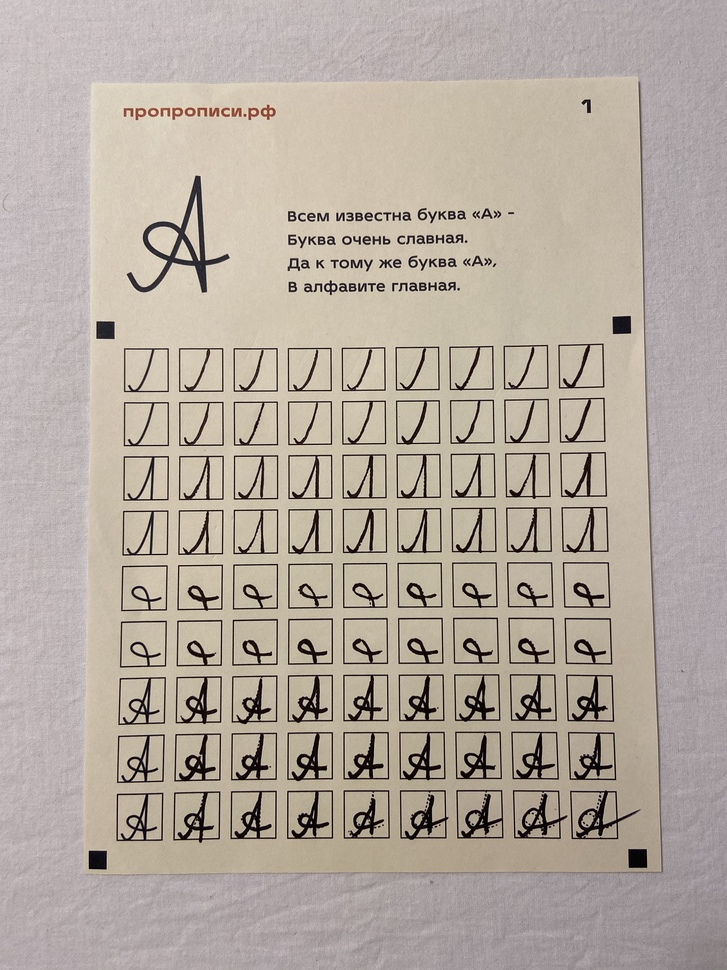
#> input picture core/test3.JPG, 727 x 970 px, shrunk from 3024 x 4032 before the run
$ python -i analysis.py   (imports and definitions only)
#> lines starting #> are read from the running program, lines starting #| are printed output that depends on the picture; after the words box and inside, x2 and y2 are one past the last pixel; in counts of white or black regions, pixels touching at a corner belong together
#> further down, picture is the input picture: shape (970, 727, 3); mean B, G, R 159.6, 169.8, 180.3
import cv2 as cv


# [12 lines left out: function process_images, not called in this run]


def process(img):
    warped = cv.cvtColor(img, cv.COLOR_BGR2GRAY)
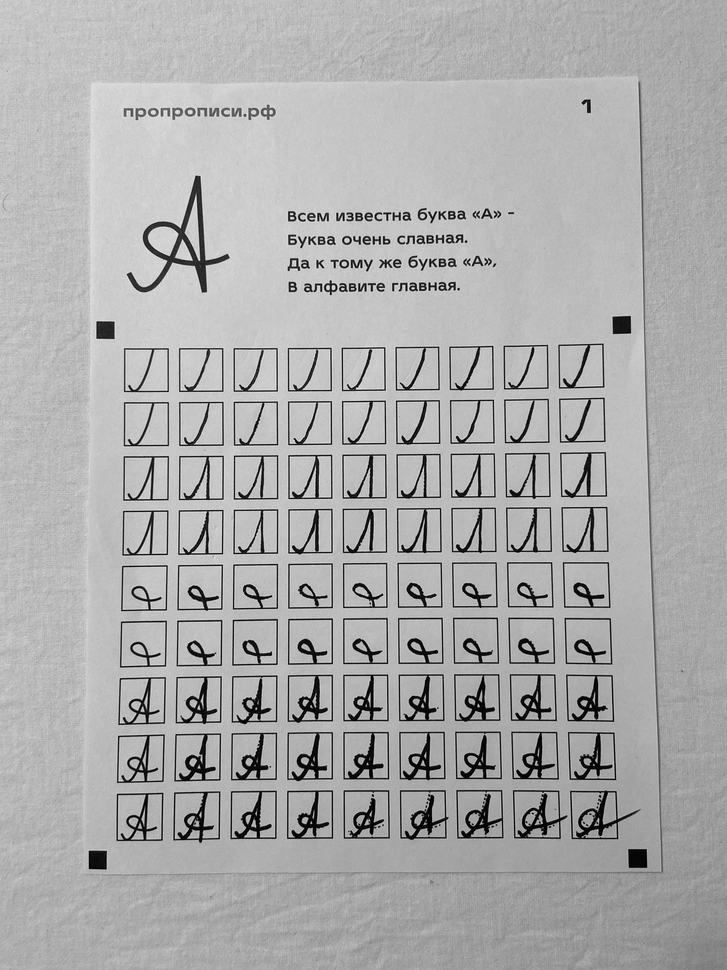
#> warped: shape (970, 727); min 0, max 242, mean 171.8

    gray = cv.bitwise_not(warped)
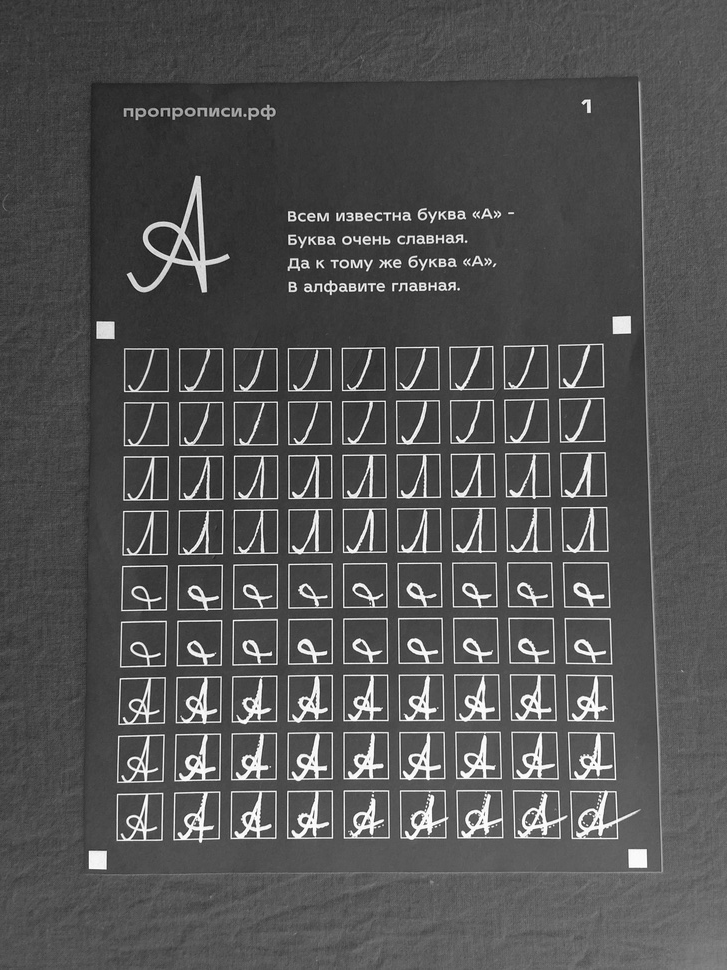
#> gray: shape (970, 727); min 13, max 255, mean 83.2
    ret, bw = cv.threshold(gray, 127, 255, 0)
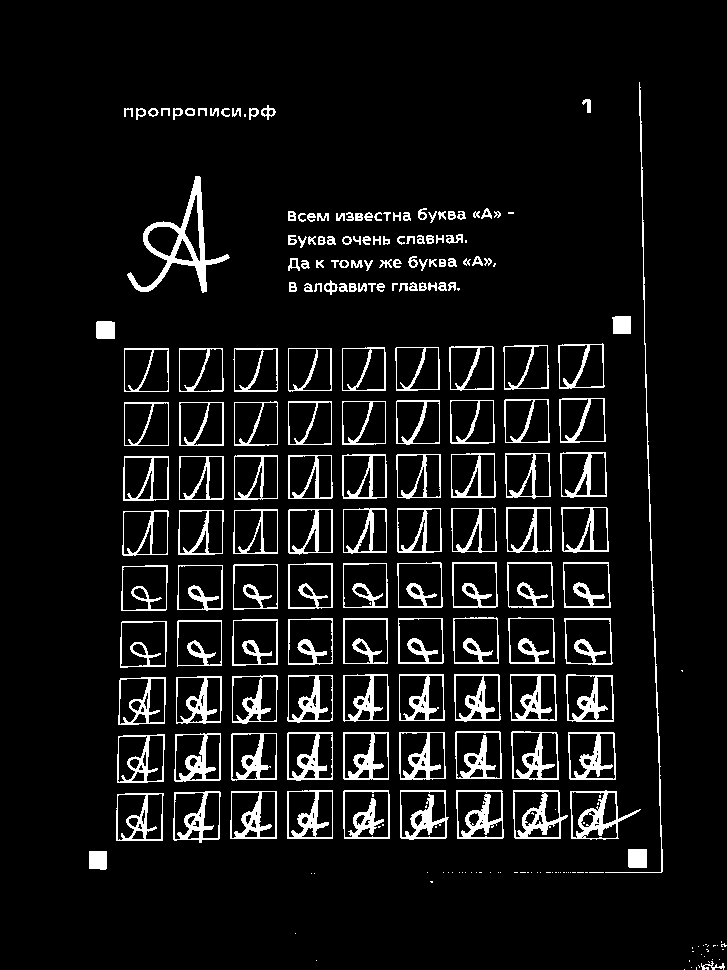
#> bw: shape (970, 727); 8% white; 246 white regions (76 under 20 px), largest, box (x1, y1, x2, y2) and area: (127, 176, 230, 293) 2210, (605, 82, 663, 873) 1281, (570, 790, 641, 840) 991

    return bw


# [35 lines left out: function analyse, not called in this run]

>>> import cv2
>>> picture = cv2.imread('test3.JPG')
>>> result = process(picture)
